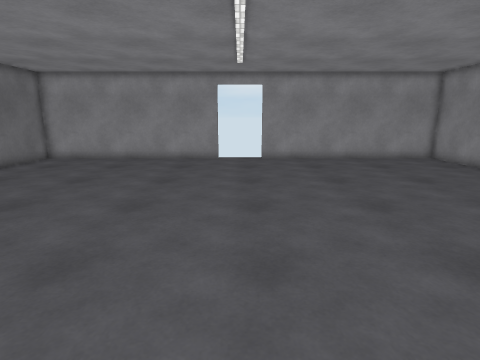
view 1 (above)

15 first-person views from a walk through a 3-D level made in the Unity game engine. The camera is 1.4 m above the floor, tilts 12° down and sees 80° across. The floor is counted in squares, 0.5 m on a side. Each view is taken from the middle of a square. On the plan, view 1 faces up. The plan holds only what a view shows up to about 20 squares ahead; the rest is blank. Door leaves are left out, so doorways stand open. Surface patterns are stand-ins for the level's own textures.

view 2
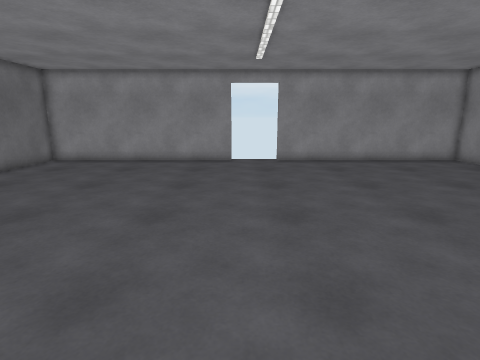

view 3
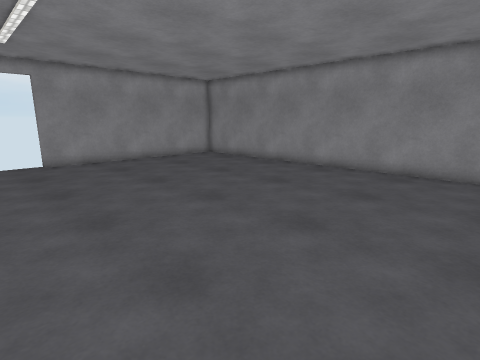

view 4
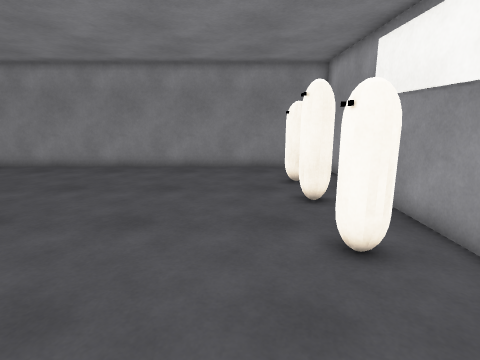

view 5
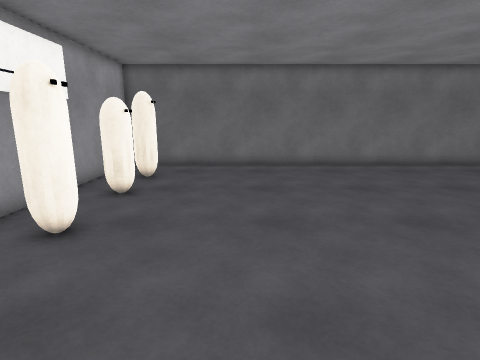

view 6
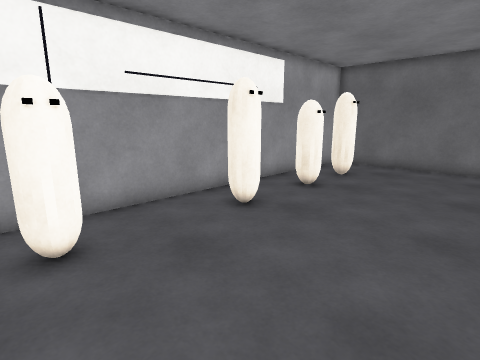

view 7
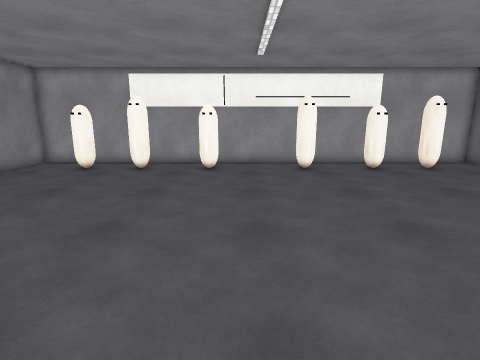

view 8
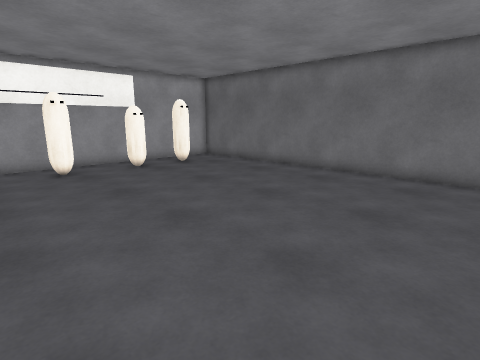

view 9
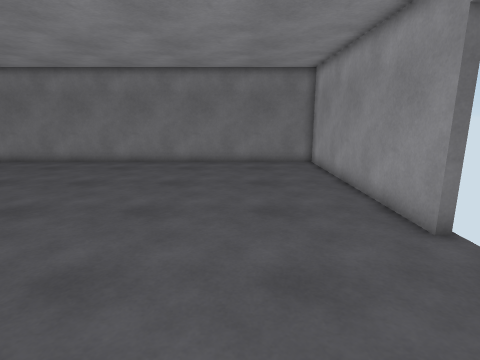

view 10
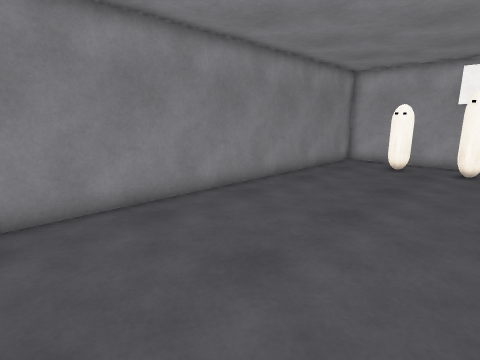

view 11
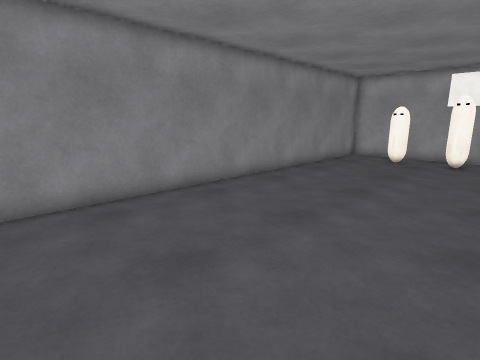

view 12
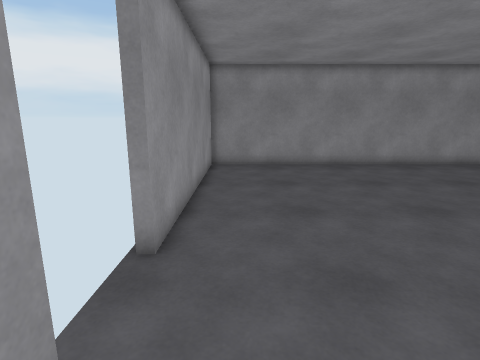

view 13
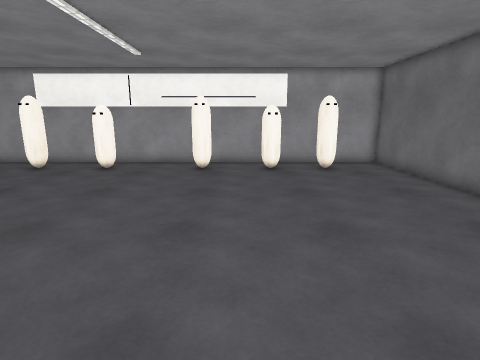

view 14
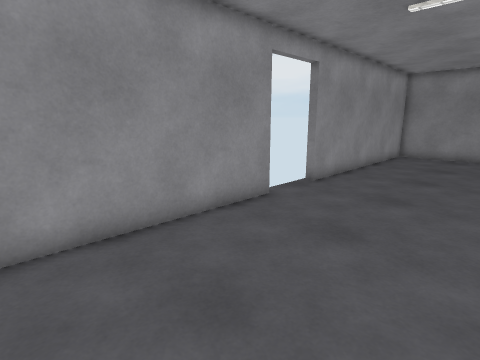

view 15
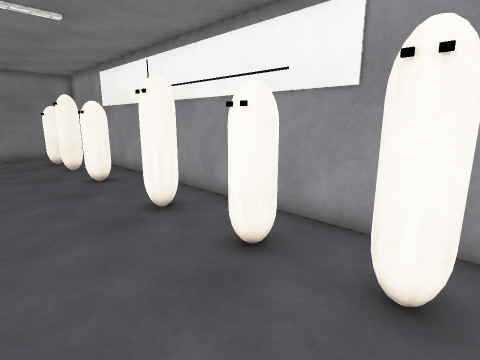

### Floor plan
Key: @ floor where view 1 was taken; # wall or solid block; . floor; D open door; O other object.
Columns run from 14 left of view 1 to 14 right of it. Each row starts with its distance up from view 1.
 21 #############DDD#############
 20 #...........................#
 19 #...........................#
 18 #...........................#
 17 #...........................#
 16 #...........................#
 15 #...........................#
 14 #...........................#
 13 #...........................#
 12 #...........................#
 11 #...........................#
 10 #...........................#
  9 #...........................#
  8 #...........................#
  7 #...........................#
  6 #...........................#
  5 #...........................#
  4 #...........................#
  3 #...........................#
  2 #...........................#
  1 #...........................#
  0 #......OO..##.@.OO..##......#
 -1 #...#..OO..##...OO..##..O...#
 -2 #...........................#
 -3 #############################

Where each view was taken, in squares from view 1:
view 1: 0 up, 0 right, facing up
view 2: 1 up, 1 left, facing up
view 3: 1 up, 2 left, facing up-right
view 4: 2 up, 3 left, facing right
view 5: 4 up, 4 right, facing left
view 6: 6 up, 4 right, facing down-left
view 7: 16 up, 1 right, facing down
view 8: 16 up, 1 right, facing down-left
view 9: 16 up, 5 right, facing left
view 10: 17 up, 5 right, facing down-right
view 11: 20 up, 4 right, facing down-right
view 12: 19 up, 4 left, facing right
view 13: 16 up, 5 left, facing down
view 14: 14 up, 10 left, facing up-right
view 15: 4 up, 11 left, facing down-right
